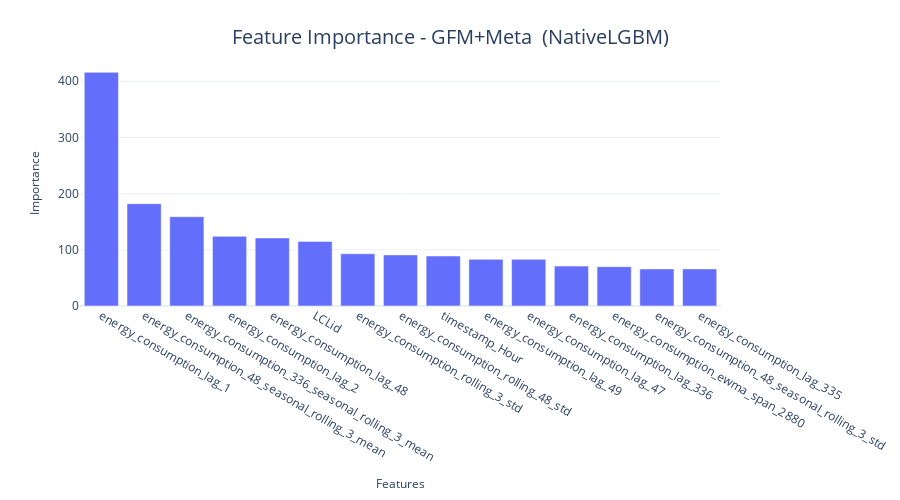

Notebook code for this chart:
### Code cell
fig = px.bar(feat_df.head(15), x="feature", y="importance")
format_plot(fig, xlabel="Features", ylabel="Importance", title=f"Feature Importance - {model_config.name}", font_size=12)
fig.write_image("imgs/chapter_10/baseline_w_meta_native_lgbm_fimp.png")
fig.show()

### Figure 1 — Plotly figure (JSON) as saved in the notebook; plotly's stock layout.template omitted (floating-point values rounded to 4 significant figures)
{"data": [{"alignmentgroup": "True", "hovertemplate": "feature=%{x}<br>importance=%{y}<extra></extra>", "legendgroup": "", "marker": {"color": "#636efa", "pattern": {"shape": ""}}, "name": "", "offsetgroup": "", "orientation": "v", "showlegend": false, "textposition": "auto", "type": "bar", "x": ["energy_consumption_lag_1", "energy_consumption_48_seasonal_rolling_3_mean", "energy_consumption_336_seasonal_rolling_3_mean", "energy_consumption_lag_2", "energy_consumption_lag_48", "LCLid", "energy_consumption_rolling_3_std", "energy_consumption_rolling_48_std", "timestamp_Hour", "energy_consumption_lag_49", "energy_consumption_lag_47", "energy_consumption_lag_336", "energy_consumption_ewma_span_2880", "energy_consumption_48_seasonal_rolling_3_std", "energy_consumption_lag_335"], "xaxis": "x", "y": [416, 182, 159, 124, 121, 115, 93, 91, 89, 83, 83, 71, 70, 66, 66], "yaxis": "y"}], "layout": {"autosize": false, "barmode": "relative", "height": 500, "legend": {"font": {"size": 12}, "orientation": "h", "title": {}, "tracegroupgap": 0, "x": 1, "xanchor": "right", "y": 0.9, "yanchor": "bottom"}, "margin": {"t": 60}, "title": {"font": {"size": 20}, "text": "Feature Importance - GFM+Meta  (NativeLGBM)", "x": 0.5, "xanchor": "center", "yanchor": "top"}, "width": 900, "xaxis": {"anchor": "y", "domain": [0, 1], "tickfont": {"size": 12}, "title": {"font": {"size": 12}, "text": "Features"}}, "yaxis": {"anchor": "x", "domain": [0, 1], "tickfont": {"size": 12}, "title": {"font": {"size": 12}, "text": "Importance"}}}}
